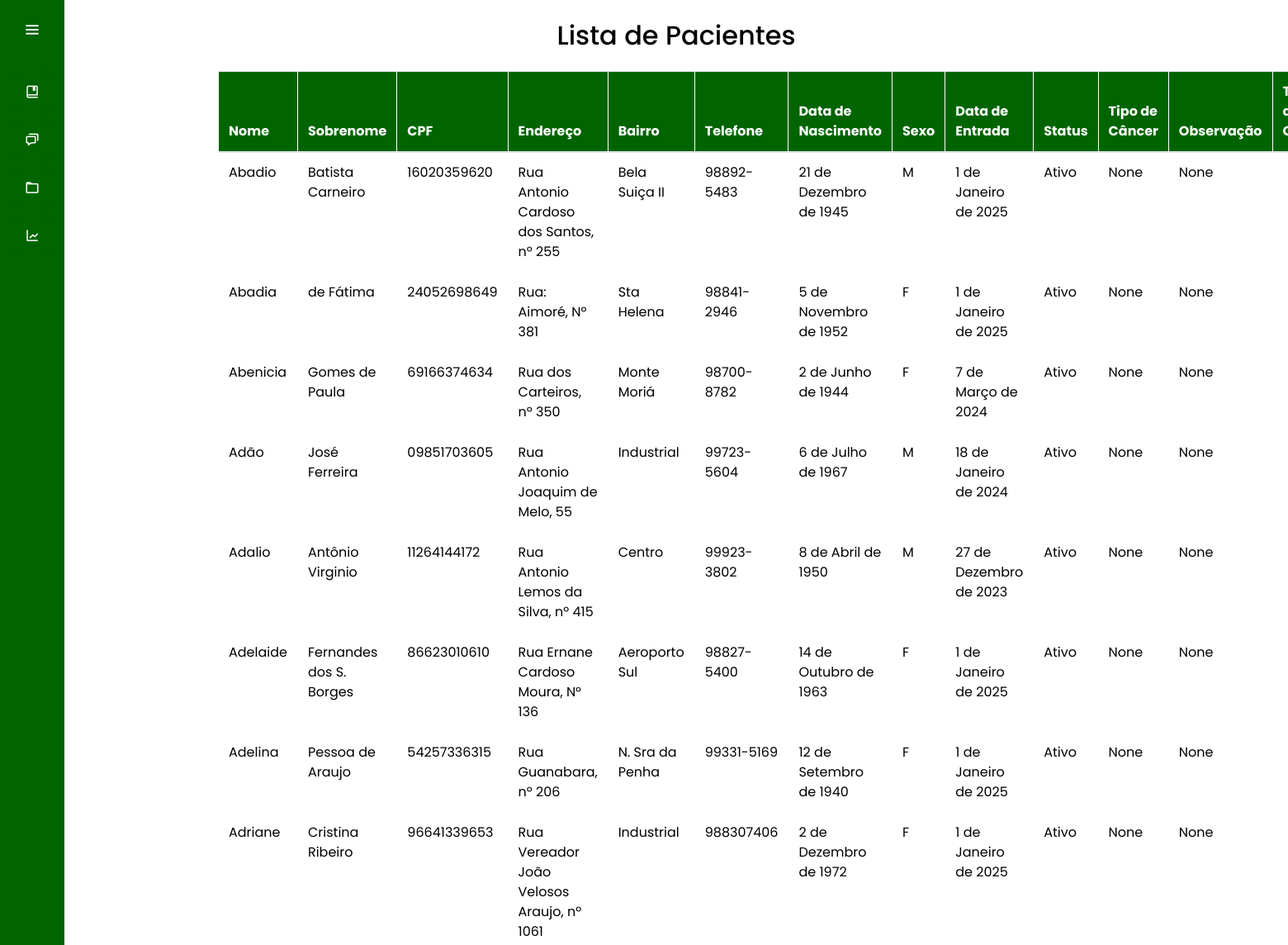
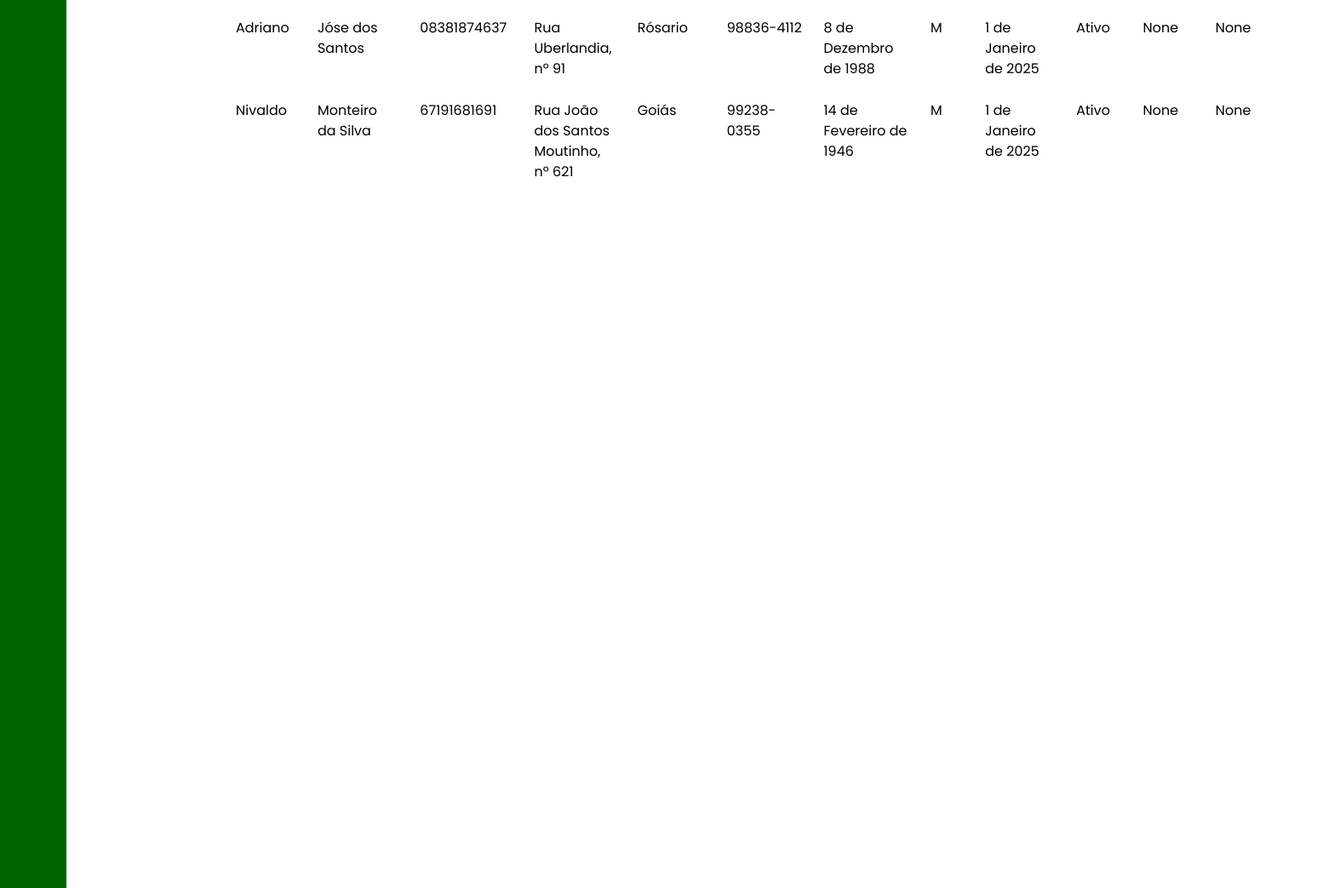
The app's page /pacientes/ with its own data (2 pictures, top to bottom).
### pacientes/models.py (models this page shows, shortened)
class Paciente(models.Model):
    nome = models.CharField(max_length=50)
    sobrenome = models.CharField(max_length=50)
    cpf = models.CharField(max_length=12)
    endereco = models.CharField(max_length=100)  # Campo para endereço
    bairro = models.CharField(max_length=50)  # Campo para bairro
    telefone = models.CharField(max_length=15)  # Para aceitar formatos como (XX) XXXXX-XXXX
    data_nasc = models.DateField()  # Campo para data de nascimento
    sexo = models.CharField(max_length=1, choices=[('M', 'Masculino'), ('F', 'Feminino')])  # Escolha de gênero
    data_entrada = models.DateField()  # Campo para data de entrada
    status = models.CharField(
        max_length=20,
        choices=[
            ('Ativo', 'Ativo'),
            ('Inativo', 'Inativo'),
            ('Manutencao', 'Manutenção'),
            ('Alta', 'Alta'),
            ('Obito', 'Óbito'),
            ('Paleativo', 'Paleativo')
        ]
    )  # Status do paciente
    tipo_cancer = models.CharField(max_length=100, blank=True, null=True)  # Tipo de câncer
    observacao = models.TextField(blank=True, null=True)  # Observações adicionais

### pacientes/views.py (the view)
# urls.py: path('', views.pacientes, name='index'),  # Redireciona para a página de pacientes
def pacientes(request):
    pacientes = Paciente.objects.all()  # Recupera todos os pacientes do banco de dados
    return render(request, 'pacientes.html', {'pacientes': pacientes})  # Renderiza a página inicial com os pacientes

### pacientes/templates/pacientes.html (shortened to what this page needs)
{% extends "base.html" %}
{% load static %}
{% block 'head' %}
    <link rel="stylesheet" href="{% static 'templantes/general.css' %}">
{% endblock %}
{% block 'dashboard' %}
<div class="container">
    <h2 class="text-center mt-4 mb-4">Lista de Pacientes</h2>
    <table class="table table-striped">
        <thead>
            <tr>
                <th>Nome</th>
                <th>Sobrenome</th>
                <th>CPF</th>
                <th>Endereço</th>
                <th>Bairro</th>
                <th>Telefone</th>
                <th>Data de Nascimento</th>
                <th>Sexo</th>
                <th>Data de Entrada</th>
                <th>Status</th>
                <th>Tipo de Câncer</th>
                <th>Observação</th>
                <th>Tipo de Cesta</th>
            </tr>
        </thead>
        <tbody>
            {% for paciente in pacientes %}
            <tr>
                <td>{{ paciente.nome }}</td>
                <td>{{ paciente.sobrenome }}</td>
                <td>{{ paciente.cpf }}</td>
                <td>{{ paciente.endereco }}</td>
                <td>{{ paciente.bairro }}</td>
                <td>{{ paciente.telefone }}</td>
                <td>{{ paciente.data_nasc }}</td>
                <td>{{ paciente.sexo }}</td>
                <td>{{ paciente.data_entrada }}</td>
                <td>{{ paciente.status }}</td>
                <td>{{ paciente.tipo_cancer }}</td>
                <td>{{ paciente.observacao }}</td>
                <td>{{ paciente.tipo_cesta }}</td>
            </tr>
            {% empty %}
            <tr>
                <td colspan="18" class="text-center">Nenhum paciente cadastrado.</td>
            </tr>
            {% endfor %}
        </tbody>
    </table>
</div>
{% endblock %}

### templates/static/general/css/base.css (style rules this page uses)
* { margin: 0; padding: 0; box-sizing: border-box; font-family: "Poppins" , sans-serif; }
table { width: 100%; border-collapse: collapse; margin-top: 20px; color: white; }
table th, table td { border: 1px solid #fff; padding: 8px; color: black; }
table th { background-color: var(--main-color); color: white; text-align: left; }
.table-striped tbody tr:nth-of-type(odd) { background-color: rgb(255, 255, 255); }
.table-striped tbody tr:nth-of-type(even) { background-color: rgba(255, 255, 255, 0.1); }
h2, h3 { color: black; }
body { margin: 0; padding: 0; }

### templates/static/general/css/general.css (style rules this page uses)
:root { --main-color: #006400; --dark-color: #32CD32; --light-color: #006400; --contrast-color: #006400; --differential-color: #9ACD32; }

### records on screen
Paciente: nome "Abadio", sobrenome "Batista Carneiro", cpf "16020359620", endereco "Rua Antonio Cardoso dos Santos, nº 255", bairro "Bela Suiça II", telefone "98892-5483", data_nasc "21 de Dezembro de 1945", sexo "M", data_entrada "1 de Janeiro de 2025", status "Ativo", tipo_cancer "None", observacao "None"
Paciente: nome "Abadia", sobrenome "de Fátima", cpf "24052698649", endereco "Rua: Aimoré, Nº 381", bairro "Sta Helena", telefone "98841-2946", data_nasc "5 de Novembro de 1952", sexo "F", data_entrada "1 de Janeiro de 2025", status "Ativo", tipo_cancer "None", observacao "None"
Paciente: nome "Abenicia", sobrenome "Gomes de Paula", cpf "69166374634", endereco "Rua dos Carteiros, nº 350", bairro "Monte Moriá", telefone "98700-8782", data_nasc "2 de Junho de 1944", sexo "F", data_entrada "7 de Março de 2024", status "Ativo", tipo_cancer "None", observacao "None"
Paciente: nome "Adão", sobrenome "José Ferreira", cpf "09851703605", endereco "Rua Antonio Joaquim de Melo, 55", bairro "Industrial", telefone "99723-5604", data_nasc "6 de Julho de 1967", sexo "M", data_entrada "18 de Janeiro de 2024", status "Ativo", tipo_cancer "None", observacao "None"
Paciente: nome "Adalio", sobrenome "Antônio Virginio", cpf "11264144172", endereco "Rua Antonio Lemos da Silva, nº 415", bairro "Centro", telefone "99923-3802", data_nasc "8 de Abril de 1950", sexo "M", data_entrada "27 de Dezembro de 2023", status "Ativo", tipo_cancer "None", observacao "None"
Paciente: nome "Adelaide", sobrenome "Fernandes dos S. Borges", cpf "86623010610", endereco "Rua Ernane Cardoso Moura, N° 136", bairro "Aeroporto Sul", telefone "98827-5400", data_nasc "14 de Outubro de 1963", sexo "F", data_entrada "1 de Janeiro de 2025", status "Ativo", tipo_cancer "None", observacao "None"
Paciente: nome "Adelina", sobrenome "Pessoa de Araujo", cpf "54257336315", endereco "Rua Guanabara, nº 206", bairro "N. Sra da Penha", telefone "99331-5169", data_nasc "12 de Setembro de 1940", sexo "F", data_entrada "1 de Janeiro de 2025", status "Ativo", tipo_cancer "None", observacao "None"
Paciente: nome "Adriane", sobrenome "Cristina Ribeiro", cpf "96641339653", endereco "Rua Vereador João Velosos Araujo, nº 1061", bairro "Industrial", telefone "988307406", data_nasc "2 de Dezembro de 1972", sexo "F", data_entrada "1 de Janeiro de 2025", status "Ativo", tipo_cancer "None", observacao "None"
Paciente: nome "Adriano", sobrenome "Jóse dos Santos", cpf "08381874637", endereco "Rua Uberlandia, nº 91", bairro "Rósario", telefone "98836-4112", data_nasc "8 de Dezembro de 1988", sexo "M", data_entrada "1 de Janeiro de 2025", status "Ativo", tipo_cancer "None", observacao "None"
Paciente: nome "Nivaldo", sobrenome "Monteiro da Silva", cpf "67191681691", endereco "Rua João dos Santos Moutinho, nº 621", bairro "Goiás", telefone "99238-0355", data_nasc "14 de Fevereiro de 1946", sexo "M", data_entrada "1 de Janeiro de 2025", status "Ativo", tipo_cancer "None", observacao "None"
